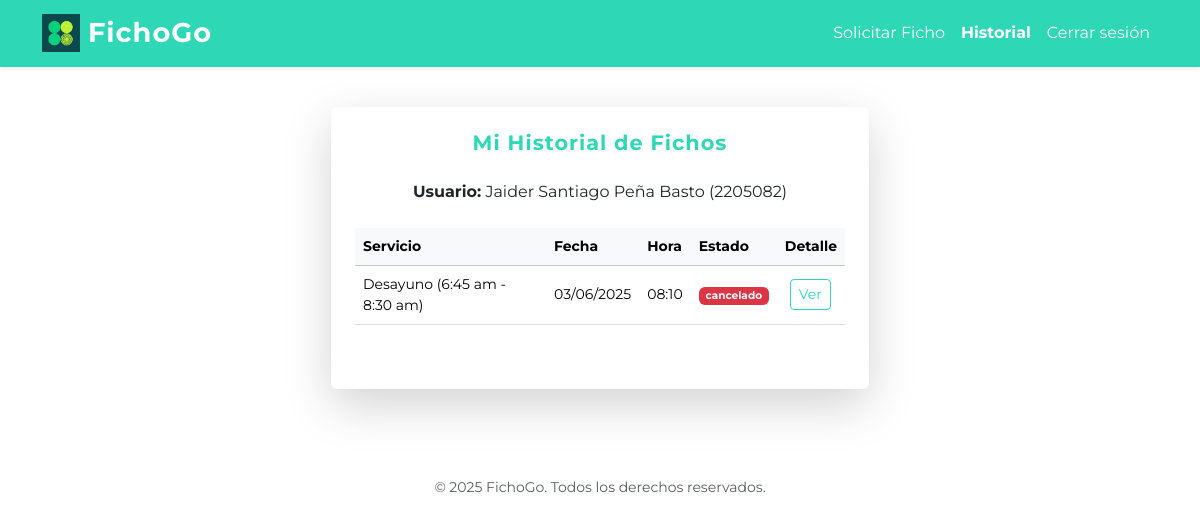
The page /usuario/ (signed in) on the database its author committed.
### core/models.py (models this page shows, shortened)
class Ficho(models.Model):
    usuario = models.ForeignKey(settings.AUTH_USER_MODEL, on_delete=models.CASCADE)
    cupo = models.ForeignKey(Cupo, on_delete=models.CASCADE)
    hora = models.TimeField()
    estado = models.CharField(max_length=20, choices=[('activo', 'Activo'), ('cancelado', 'Cancelado')], default='activo')
    fecha_creacion = models.DateTimeField(auto_now_add=True)
    codigo_qr = models.ImageField(upload_to='qr/', blank=True, null=True)
    hora_validacion = models.DateTimeField(null=True, blank=True)

class Cupo(models.Model):
    SERVICIOS = [
        ('desayuno', 'Desayuno (6:45 am - 8:30 am)'),
        ('almuerzo', 'Almuerzo (11:30 am - 1:30 pm)'),
        ('cena', 'Cena (5:30 pm - 7:30 pm)')
    ]
    nombre_servicio = models.CharField(max_length=100, choices=SERVICIOS, verbose_name='Servicio')
    cantidad_total = models.PositiveIntegerField()
    cantidad_disponible = models.PositiveIntegerField()
    fecha = models.DateField()

### core/views.py (the view)
# urls.py: path('usuario/', views.usuario_view, name='usuario'),
def usuario_view(request):
    from .models import Ficho
    if not request.user.is_authenticated:
        return redirect('login')
    hoy = timezone.now().date()
    ficho_existente = None
    if not request.user.is_staff:
        ficho_existente = Ficho.objects.filter(usuario=request.user, cupo__fecha=hoy, estado='activo').order_by('-fecha_creacion').first()
        historial_fichos = Ficho.objects.filter(usuario=request.user).order_by('-fecha_creacion')[:20]
    else:
        ficho_existente = None
        historial_fichos = None
    ultimos_fichos = Ficho.objects.filter(usuario=request.user).order_by('-fecha_creacion')[:3]
    return render(request, 'core/usuario.html', {
        'ficho_existente': ficho_existente,
        'es_admin': request.user.is_staff,
        'historial_fichos': historial_fichos,
        'ultimos_fichos': ultimos_fichos,
    })

### core/templates/core/usuario.html (shortened to what this page needs)
{% extends 'core/base.html' %}
{% block content %}
<div class="container py-3 px-1 px-sm-2">
    <div class="row justify-content-center">
        <div class="col-12 col-sm-11 col-md-9 col-lg-7 col-xl-6">
            <div class="card shadow-lg border-0 mb-4">
                <div class="card-body p-3 p-md-4">
                    <h2 class="card-title text-center mb-4 text-primary fw-bold" style="letter-spacing:1px; font-size:1.3rem;">Mi Historial de Fichos</h2>
                    <p class="text-center mb-4"><strong>Usuario:</strong> {{ request.user.first_name }} ({{ request.user.username }})</p>
                    <div class="table-responsive mb-4">
                        <table class="table table-hover align-middle small">
                            <thead class="table-light">
                                <tr>
                                    <th>Servicio</th>
                                    <th>Fecha</th>
                                    <th>Hora</th>
                                    <th>Estado</th>
                                    <th>Detalle</th>
                                </tr>
                            </thead>
                            <tbody>
                                {% for ficho in historial_fichos %}
                                <tr>
                                    <td>{{ ficho.cupo.get_nombre_servicio_display }}</td>
                                    <td>{{ ficho.cupo.fecha|date:'d/m/Y' }}</td>
                                    <td>{{ ficho.hora }}</td>
                                    <td>
                                        {% if ficho.estado == 'activo' %}
                                            <span class="badge bg-info text-dark">{{ ficho.estado }}</span>
                                        {% elif ficho.estado == 'cancelado' %}
                                            <span class="badge bg-danger">{{ ficho.estado }}</span>
                                        {% elif ficho.estado == 'usado' or ficho.estado == 'validado' %}
                                            <span class="badge bg-secondary">{{ ficho.estado }}</span>
                                        {% else %}
                                            <span class="badge bg-light text-dark">{{ ficho.estado }}</span>
                                        {% endif %}
                                    </td>
                                    <td><a href="{% url 'ver_ficho' ficho.id %}" class="btn btn-outline-primary btn-sm">Ver</a></td>
                                </tr>
                                {% empty %}
                                <tr><td colspan="5" class="text-center">No tienes fichos registrados.</td></tr>
                                {% endfor %}
                            </tbody>
                        </table>
                    </div>
                </div>
            </div>
        </div>
    </div>
</div>
{% endblock %}

### core/templates/core/base.html (style rules this page uses)
body { font-family: 'Montserrat', sans-serif; }
.btn-outline-primary { color: #2ed8b6 !important; border-color: #2ed8b6 !important; }
.text-primary { color: #2ed8b6 !important; }
.btn { margin: 5px; }

### rows shown on the page
Ficho: cupo.nombre_servicio "Desayuno (6:45 am - 8:30 am)", cupo.fecha "03/06/2025", hora "08:10", estado "cancelado"

### other values the page prints
{{ request.user.first_name }} "Jaider Santiago Peña Basto"
{{ request.user.username }} "2205082"
